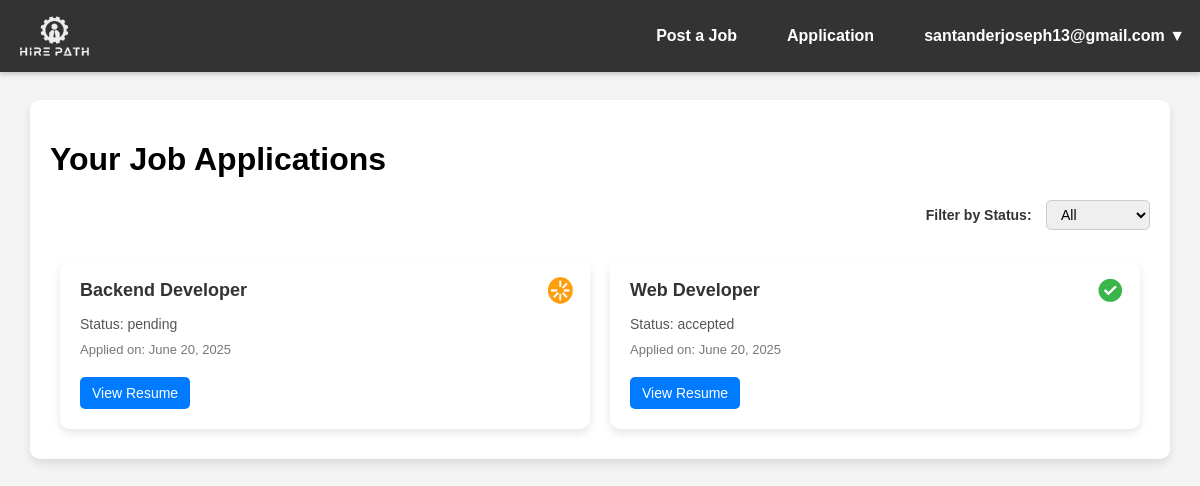
Page /pages/job_seeker/application.php (signed in) on the committed database.
### tables this page shows
CREATE TABLE `users` (
  `user_id` int(11) NOT NULL,
  `username` varchar(50) NOT NULL,
  `password` varchar(255) NOT NULL,
  `email` varchar(100) NOT NULL,
  `user_type` enum('admin','employer') NOT NULL,
  `created_at` timestamp NOT NULL DEFAULT current_timestamp(),
  `company_name` varchar(255) DEFAULT NULL,
  `company_tagline` varchar(255) DEFAULT NULL,
  `company_image` varchar(255) DEFAULT NULL,
  `company_description` text DEFAULT NULL,
  `company_cover` varchar(255) DEFAULT NULL
);

CREATE TABLE `applications` (
  `application_id` int(11) NOT NULL,
  `job_id` int(11) NOT NULL,
  `job_seeker_id` int(11) NOT NULL,
  `resume_link` varchar(255) NOT NULL,
  `status` enum('pending','reviewed','accepted','rejected') DEFAULT 'pending',
  `applied_at` timestamp NOT NULL DEFAULT current_timestamp()
);

CREATE TABLE `jobs` (
  `job_id` int(11) NOT NULL,
  `employer_id` int(11) NOT NULL,
  `title` varchar(100) NOT NULL,
  `description` text NOT NULL,
  `category` varchar(50) DEFAULT NULL,
  `salary` decimal(10,2) DEFAULT NULL,
  `location` varchar(100) DEFAULT NULL,
  `status` enum('pending','approved','rejected') DEFAULT 'pending',
  `created_at` timestamp NOT NULL DEFAULT current_timestamp(),
  `company_name` varchar(255) NOT NULL,
  `skills` varchar(100) DEFAULT NULL,
  `education` varchar(100) DEFAULT NULL
);

### pages/job_seeker/application.php (the view, shortened to what this page needs)
<?php
$conn = OpenConnection();
if (isset($_SESSION['user_id'])) {
    $user_id = $_SESSION['user_id'];
    $stmt = $conn->prepare("SELECT username, email FROM users WHERE user_id = ?");
    $stmt->bind_param("i", $user_id);
    $stmt->execute();
    $stmt->bind_result($username, $email);
}
$statusFilter = isset($_GET['status']) ? $_GET['status'] : null;
$query = "
    SELECT applications.application_id, applications.job_id, jobs.title AS job_title,
    applications.resume_link, applications.status, applications.applied_at
    FROM applications
    LEFT JOIN jobs ON applications.job_id = jobs.job_id
    WHERE applications.job_seeker_id = ?";
$query .= " ORDER BY applications.applied_at DESC";
$stmt = $conn->prepare($query);
if ($statusFilter) {
    $stmt->bind_param("is", $user_id, $statusFilter);
} else {
    $stmt->bind_param("i", $user_id);
}
$stmt->execute();
$result = $stmt->get_result();
function getStatusClass($status) {
    $statusClass = 'unknown';
    if (strtolower($status) === 'accepted') {
        $statusClass = 'accepted';
    } elseif (strtolower($status) === 'pending') {
        $statusClass = 'pending';
    } elseif (strtolower($status) === 'rejected') {
        $statusClass = 'rejected';
    } elseif (strtolower($status) === 'reviewed') {
        $statusClass = 'reviewed';
    }
    return $statusClass;
}
function getStatusIcon($status, $directory = '../../static/img/icon') {
    $iconPath = $directory . '/unknown.png';
    if (strtolower($status) === 'accepted') {
        $iconPath = $directory . '/accepted.png';
    } elseif (strtolower($status) === 'pending') {
        $iconPath = $directory . '/pending.png';
    } elseif (strtolower($status) === 'rejected') {
        $iconPath = $directory . '/rejected.png';
    } elseif (strtolower($status) === 'reviewed') {
        $iconPath = $directory . '/reviewed.png';
    }
    return $iconPath;
}
?>
<!DOCTYPE html>
<html lang="en">
<head>
</head>
<body>
<nav>
    <p class="logo">
        <a href="../../index.php">
            <img src="../../static/img/icon/logo.png" alt="Hire Path Logo">
        </a>
    </p>
    <ul class="nav_links">
        <li><a href="../employer/employee_sign_in.php">Post a Job</a></li>
        <?php if (!empty($username)): ?>
            <li><a href="application.php">Application</a></li>
        <?php endif; ?>
        <?php if (!empty($username)): ?>
            <li class="profile_dropdown">
            <a><?php echo htmlspecialchars($email); ?> <span style="font-size: 1em;">&#9660;</span></a>
            </li>
        <?php else: ?>
            <li><a href="sign_in.php">Sign In</a></li>
        <?php endif; ?>
    </ul>
</nav>
    <div class="container">
        <h1>Your Job Applications</h1>
        <div class="filter_container">
            <form method="GET" action="application.php" onsubmit="return false;">
                <label for="status_filter">Filter by Status:</label>
                <select id="status_filter" name="status">
                    <option value="">All</option>
                </select>
            </form>
        </div>
        <div class="card_grid">
            <?php if ($result->num_rows > 0): ?>
                <?php while ($row = $result->fetch_assoc()): ?>
                    <div class="application_card">
                        <img src="<?php echo getStatusIcon($row['status'], '../../static/img/icon'); ?>"
                             alt="<?php echo htmlspecialchars($row['status']); ?>"
                             class="status_icon"
                             title="Status: <?php echo ucfirst(htmlspecialchars($row['status'])); ?>">
                        <strong>
                            <span class="job_title">
                                <?php echo htmlspecialchars($row['job_title']); ?>
                            </span>
                        </strong>
                        <p>Status:
                            <span class="<?php echo getStatusClass($row['status']); ?>">
                                <?php echo htmlspecialchars($row['status']); ?>
                            </span>
                        </p>
                        <span class="date" data-applied-date="<?php echo htmlspecialchars(date('c', strtotime($row['applied_at']))); ?>">
                            Applied on: <?php echo htmlspecialchars(date('F j, Y', strtotime($row['applied_at']))); ?>
                        </span>
                        <?php if (!empty($row['resume_link'])): ?>
                            <a href="<?php echo htmlspecialchars($row['resume_link']); ?>" class="btn" target="_blank">View Resume</a>
                        <?php else: ?>
                            <p style="color: #888; font-size: 12px;">No resume uploaded.</p>
                        <?php endif; ?>
                    </div>
                <?php endwhile; ?>
            <?php endif; ?>
        </div>
    </div>
</body>
</html>

### pages/job_seeker/application.php (style rules this page uses)
body { font-family: Arial, sans-serif; margin: 0; background-color: #f4f4f4; padding-top: 60px; }
nav { background: #333; position: fixed; top: 0; left: 0; width: 100%; display: flex; justify-content: space-between; align-items: center; box-shadow: 0 2px 5px rgba(0, 0, 0, 0.2); z-index: 1000; }
.logo a { display: flex; align-items: center; text-decoration: none; margin-left: 10px; color: white; font-size: 1.5em; font-weight: 600; font-family: 'Poppins', sans-serif; letter-spacing: 1px; transition: color 0.3s ease; }
.logo a img { display: block; height: 40px; margin-left: 10px; transition: transform 0.3s ease; object-fit: contain; }
.nav_links { list-style: none; display: flex; align-items: center; padding: 0; margin: 0; gap: 20px; }
.nav_links li { display: inline; }
.nav_links a { text-decoration: none; color: white; padding: 10px 15px; border-radius: 5px; transition: background 0.3s ease, transform 0.2s ease; font-weight: bold; }
.profile_dropdown { position: relative; }
.profile_dropdown > a { display: inline-block; padding: 10px 15px; text-decoration: none; color: white; cursor: pointer; }
.container { max-width: 1100px; margin: 40px auto; padding: 20px; background: #ffffff; border-radius: 10px; box-shadow: 0 5px 10px rgba(0, 0, 0, 0.1); }
.card_grid { display: grid; grid-template-columns: repeat(auto-fit, minmax(280px, 1fr)); gap: 20px; padding: 10px; }
.application_card { position: relative; background: #ffffff; padding: 20px; border-radius: 10px; box-shadow: 0 4px 8px rgba(0, 0, 0, 0.1); transition: transform 0.3s ease, box-shadow 0.3s ease; display: flex; flex-direction: column; gap: 10px; }
.application_card .status_icon { position: absolute; top: 15px; right: 15px; width: 30px; height: 30px; }
.application_card strong { font-size: 18px; color: #333; margin-bottom: 5px; }
.application_card p { margin: 0; font-size: 14px; color: #555; }
.application_card .date { font-size: 13px; color: #777; margin-top: auto; }
.application_card .btn { align-self: flex-start; margin-top: 10px; }
.btn { text-decoration: none; padding: 8px 12px; background: #007bff; color: white; border-radius: 5px; text-align: center; font-size: 14px; display: inline-block; transition: background 0.3s ease; margin-top: 10px; }
.filter_container { display: flex; justify-content: flex-end; margin-bottom: 20px; }
.filter_container label { margin-right: 10px; font-weight: bold; font-size: 14px; color: #333; }
.filter_container select { padding: 5px 10px; font-size: 14px; border: 1px solid #ccc; border-radius: 5px; transition: border-color 0.3s ease; }

### rows in the picture
users: email "santanderjoseph13@gmail.com"
applications: status (picture), job.title "Backend Developer", status "pending", applied_at "June 20, 2025"
applications: status (picture), job.title "Web Developer", status "accepted", applied_at "June 20, 2025"
